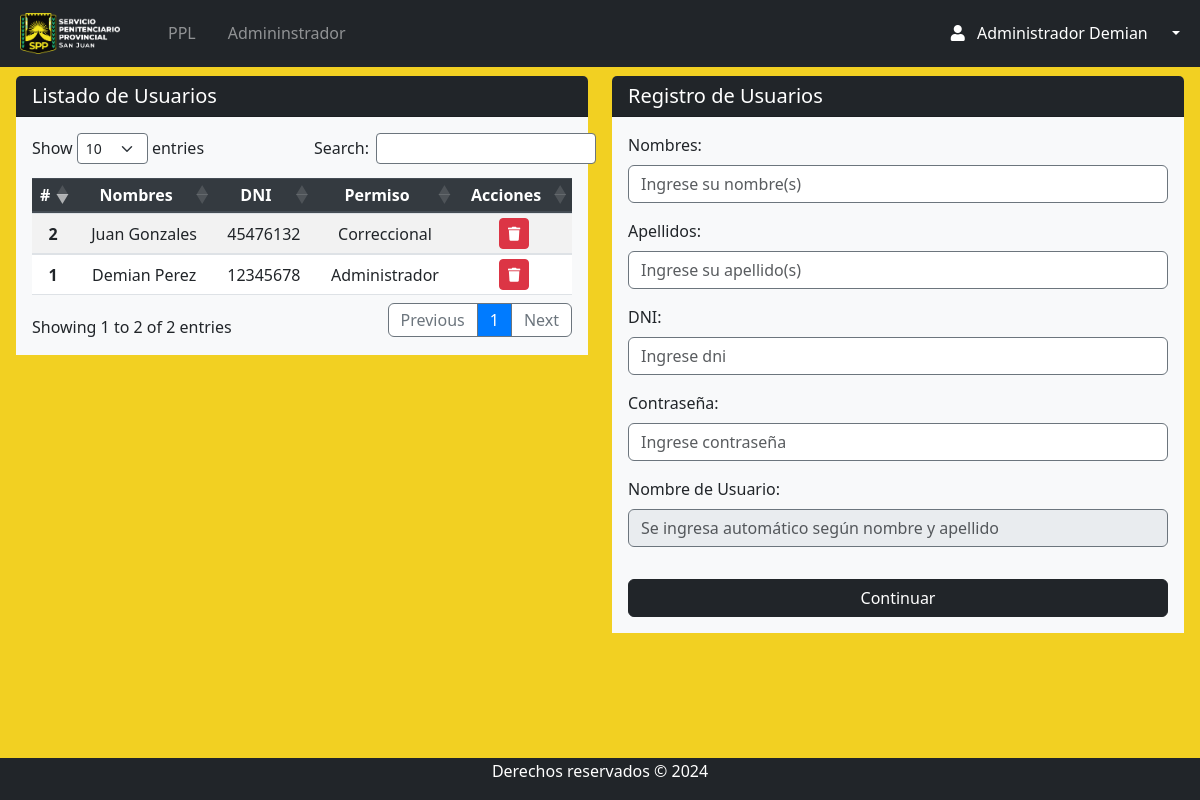
Page /Views/admin/admin_index.php (signed in) on the committed database.
### tables this page shows
CREATE TABLE `rol` (
  `id_rol` int(11) NOT NULL,
  `nombre_rol` varchar(50) NOT NULL
);

CREATE TABLE `usuarios` (
  `id_usuario` int(11) NOT NULL,
  `id_persona` int(11) NOT NULL,
  `id_rol` int(11) NOT NULL,
  `nombre_usuario` varchar(50) NOT NULL,
  `contrasena` varchar(255) NOT NULL,
  `fecha_creacion` datetime DEFAULT current_timestamp(),
  `activo` tinyint(1) DEFAULT 1
);

CREATE TABLE `persona` (
  `id` int(11) NOT NULL,
  `dni` varchar(9) DEFAULT NULL,
  `apellidos` varchar(50) NOT NULL,
  `nombres` varchar(50) NOT NULL,
  `fechanac` date NOT NULL,
  `edad` int(3) NOT NULL,
  `direccion` varchar(50) NOT NULL,
  `genero` varchar(50) NOT NULL,
  `estadocivil` varchar(50) NOT NULL,
  `educacion` int(11) DEFAULT NULL
);

### Views/admin/admin_index.php (the view, shortened to what this page needs)
<?php
require '../../conn/connection.php';
?>
<?php require 'navbar.php'; ?>
<section class="content mt-3">
    <div class="row">
        <div class="col mx-3">
            <div class="row">
                <div class="col">
                    <div class="card rounded-2 border-0">
                        <h5 class="card-header bg-dark text-white">Listado de Usuarios</h5>
                        <div class="card-body bg-light">
                            <form id="inscripcionForm" action="" method="post">
                                <table id="example" class="table table-striped table-sm" style="width:100%">
                                    <thead class="thead-dark">
                                        <th>#</th>
                                        <th>Nombres</th>
                                        <th>DNI</th>
                                        <th>Permiso</th>
                                        <th>Acciones</th>
                                    </thead>
                                    <tbody>
                                        <?php
                                        try {
                                            $db = new PDO("mysql:host=$db_host;dbname=$db_name", $db_user, $db_password);
                                            $db->setAttribute(PDO::ATTR_ERRMODE, PDO::ERRMODE_EXCEPTION);
                                            $query = "SELECT u.*, p.nombres, p.apellidos, p.dni, r.nombre_rol AS nombre_rol
                                            FROM usuarios u
                                            JOIN persona p ON u.id_persona = p.id
                                            JOIN rol r ON u.id_rol = r.id_rol   WHERE u.activo = '1'";
                                            $stmt = $db->prepare($query);
                                            $stmt->execute();
                                            $usuarioss = $stmt->fetchAll(PDO::FETCH_ASSOC);
                                            foreach ($usuarioss as $usuarios) {
                                        ?>
                                                <tr>
                                                    <th scope="row"><?php echo $usuarios['id_usuario'] ?></th>
                                                    <td><?php echo $usuarios['nombres'] . ' ' . $usuarios['apellidos'] ?></td>
                                                    <td><?php echo $usuarios['dni'] ?></td>
                                                    <td><?php echo $usuarios['nombre_rol'] ?></td>
                                                    <td class="text-center">
                                                        <div class="btn-group">
                                                            <a href="javascript:eliminar4(<?php echo $usuarios['id_usuario']; ?>)" class="btn btn-danger btn-sm" type="button" title="Borrar">
                                                                <i class="fas fa-trash"></i>
                                                            </a>
                                                        </div>
                                                    </td>
                                                </tr>
                                        <?php
                                            }
                                        } catch (PDOException $e) {
                                            echo "Error: " . $e->getMessage();
                                        }
                                        ?>
                                    </tbody>
                                </table>
                            </form>
                        </div>
                    </div>
                </div>
                <div class="col">
                    <div class="card rounded-2 border-0">
                        <h5 class="card-header bg-dark text-white">Registro de Usuarios</h5>
                        <div class="card-body bg-light">
                            <form id="formulario" action="" method="post" enctype="multipart/form-data">
                                <div id="seccion_inicial">
                                    <div class="form-group">
                                        <label for="nombres">Nombres:</label>
                                        <input type="text" class="form-control" id="nombres" name="nombres" placeholder="Ingrese su nombre(s)" required>
                                    </div>
                                    <div class="form-group">
                                        <label for="apellidos">Apellidos:</label>
                                        <input type="text" class="form-control" id="apellidos" name="apellidos" placeholder="Ingrese su apellido(s)" required>
                                    </div>
                                    <div class="form-group">
                                        <label for="dni">DNI:</label>
                                        <input type="text" class="form-control" id="dni" name="dni" placeholder="Ingrese dni" required>
                                    </div>
                                    <div class="form-group">
                                        <label for="contrasena">Contraseña:</label>
                                        <input type="password" class="form-control" id="contrasena" name="contrasena" placeholder="Ingrese contraseña" required>
                                    </div>
                                    <div class="form-group">
                                        <label for="nombre_usuario">Nombre de Usuario:</label>
                                        <input type="text" class="form-control" id="nombre_usuario" name="nombre_usuario" placeholder="Se ingresa automático según nombre y apellido" readonly>
                                    </div>
                                    <button type="button" class="btn btn-dark btn-block mt-3" onclick="mostrarCamposAdicionales()">Continuar</button>
                                </div>
                            </form>
                        </div>
                    </div>
                </div>
            </div>
        </div>
    </div>
</section>
<?php require 'footer.php'; ?>

### Views/admin/navbar.php (shortened to what this page needs)
<?php
require '../../conn/connection.php';
$id_rol = $_SESSION['id_rol'];
$query = "SELECT nombre_rol FROM rol WHERE id_rol = ?";
$stmt = $conexion->prepare($query);
$stmt->bind_param("i", $id_rol);
$stmt->execute();
$result = $stmt->get_result();
if ($result && $result->num_rows > 0) {
  $rol = $result->fetch_assoc();
  $nombre_rol = $rol['nombre_rol'];
} else {
  $nombre_rol = "Usuario Desconocido";
}
?>
<!DOCTYPE html>
<html lang="es">
<head>
  <link rel="stylesheet" href="https://use.fontawesome.com/releases/v5.8.2/css/all.css">
  <link rel="stylesheet" href="../../css/style.css">
  <link href="https://cdn.jsdelivr.net/npm/bootstrap@5.3.2/dist/css/bootstrap.min.css" rel="stylesheet">
  <link rel="stylesheet" href="https://maxcdn.bootstrapcdn.com/bootstrap/4.5.2/css/bootstrap.min.css">
  <link rel="stylesheet" href="https://cdnjs.cloudflare.com/ajax/libs/twitter-bootstrap/5.3.0/css/bootstrap.min.css">
  <link rel="stylesheet" href="https://cdn.datatables.net/1.13.7/css/dataTables.bootstrap5.min.css">
  <link rel="stylesheet" type="text/css" href="https://cdn.datatables.net/1.13.1/css/dataTables.bootstrap5.min.css" />
  <link rel="stylesheet" type="text/css" href="https://cdn.datatables.net/buttons/2.3.3/css/buttons.bootstrap5.min.css" />
  <link rel="stylesheet" href="https://cdn.jsdelivr.net/npm/bootstrap@5.3.0-alpha1/dist/css/bootstrap.min.css" />
  <link rel="stylesheet" href="https://cdnjs.cloudflare.com/ajax/libs/font-awesome/6.2.1/css/all.min.css" />
  <link rel="stylesheet" href="https://cdnjs.cloudflare.com/ajax/libs/font-awesome/5.15.4/css/all.min.css">
</head>
<body>
  <div style="height:60px">
    <nav class="navbar navbar-expand-lg fixed-top navbar-dark bg-dark  ">
      <div class="container-fluid ml-2 ">
        <a href="index.php" class="navbar-brand mb-0 pr-4 ">
          <img class="d-line-block align-top " src="../../img/LOGO3.ico" width="100px" style="margin-right:0px">
        </a>
        <div class="collapse navbar-collapse " id="navbarNav">
          <ul class="navbar-nav mr-auto ">
            <li class="nav-item  pr-3">
              <a class="nav-link " href="ppl_index.php">PPL</a>
            </li>
            <li class="nav-item  pr-3">
              <a class="nav-link " href="admin_index.php">Admininstrador</a>
            </li>
          </ul>
          <form class="form-inline d-flex justify-content-end">
            <div class="collapse navbar-collapse" id="navbarNav">
              <ul class="navbar-nav">
                <li class="nav-item dropdown">
                  <a class="nav-link dropdown-toggle active" href="#" role="button" data-bs-toggle="dropdown" aria-expanded="false">
                    <i class="fas fa-user pr-2"></i>
                    <span class="mr-3">
                      <?php if (isset($nombre_rol)) : ?>
                        <?php echo $nombre_rol; ?>
                      <?php else : ?>
                        "Usuario Desconocido"
                      <?php endif; ?>
                      <span>
                      <?php if (isset($_SESSION['nombres'])) : ?>
                        <?php echo $_SESSION['nombres']; ?>
                      <?php endif; ?>
                    </span>
                    </span>
                  </a>
                </li>
            </div>
          </form>
        </div>
      </div>
    </nav>
  </div>

### Views/admin/footer.php (shortened to what this page needs)
        <br/><br/>
        <footer class="text-white bg-dark">
                <p>Derechos reservados &copy; 2024</p>
        </footer>
    </body>
</html>

### css/style.css (style rules this page uses)
body { position: relative; padding-bottom: 10px; min-height: 100vh; }
input { border-style: solid !important; border-color: #6c757d !important; border-width: 1.5px !important; }
th, td { text-align: center !important; vertical-align: middle !important; }

### Views/admin/navbar.php (style rules this page uses)
body { background: linear-gradient(135deg, #f2d022, #f2d022); }

### Views/admin/footer.php (style rules this page uses)
footer { background: #1b1e21; width: 100%; padding: 1px; position: absolute; bottom:0; }
footer p { text-align: center; }

### rows in the picture
rol: nombre_rol "Administrador"
usuarios: id_usuario "1", id_persona.nombres "Demian", id_persona.apellidos "Perez", id_persona.dni "12345678", id_rol.nombre_rol "Administrador"
usuarios: id_usuario "2", id_persona.nombres "Juan", id_persona.apellidos "Gonzales", id_persona.dni "45476132", id_rol.nombre_rol "Correccional"

### other values in the picture
$_SESSION['nombres'] "Demian"
